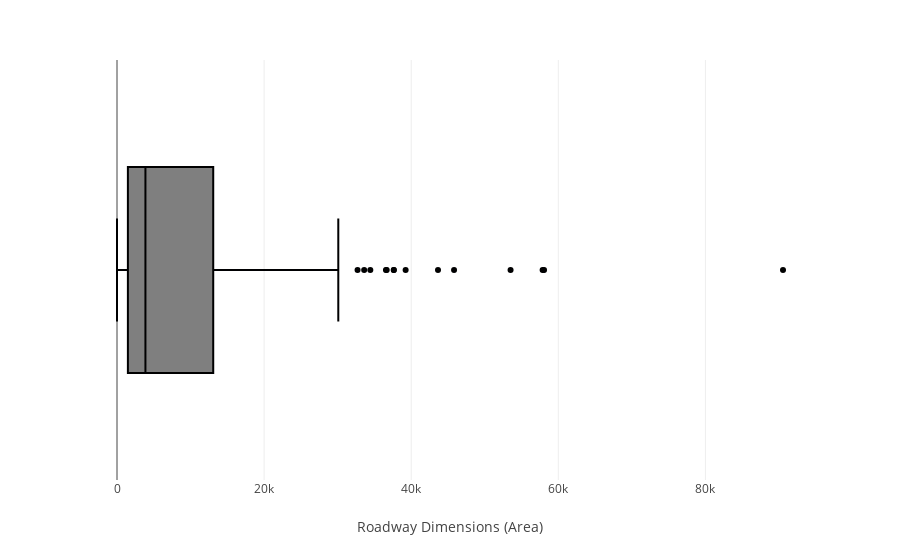

Here is the notebook cell this chart was saved with:
### Code cell
px.box(
    features_df,
    'Roadway Dimensions (Area)'
)

### Figure 1 — Plotly figure (JSON) as saved in the notebook; plotly's stock layout.template omitted (floating-point values rounded to 4 significant figures; data arrays with more than 128 entries replaced by an {"elided": "..."} marker saying what was removed)
{"data": [{"alignmentgroup": "True", "hovertemplate": "Roadway Dimensions (Area)=%{x}<extra></extra>", "legendgroup": "", "marker": {"color": "#000001"}, "name": "", "notched": false, "offsetgroup": "", "orientation": "h", "showlegend": false, "type": "box", "x": {"elided": "184 int values"}, "x0": " ", "xaxis": "x", "y0": " ", "yaxis": "y"}], "layout": {"boxmode": "group", "legend": {"tracegroupgap": 0}, "margin": {"t": 60}, "xaxis": {"anchor": "y", "domain": [0, 1], "title": {"text": "Roadway Dimensions (Area)"}}, "yaxis": {"anchor": "x", "domain": [0, 1]}}}
